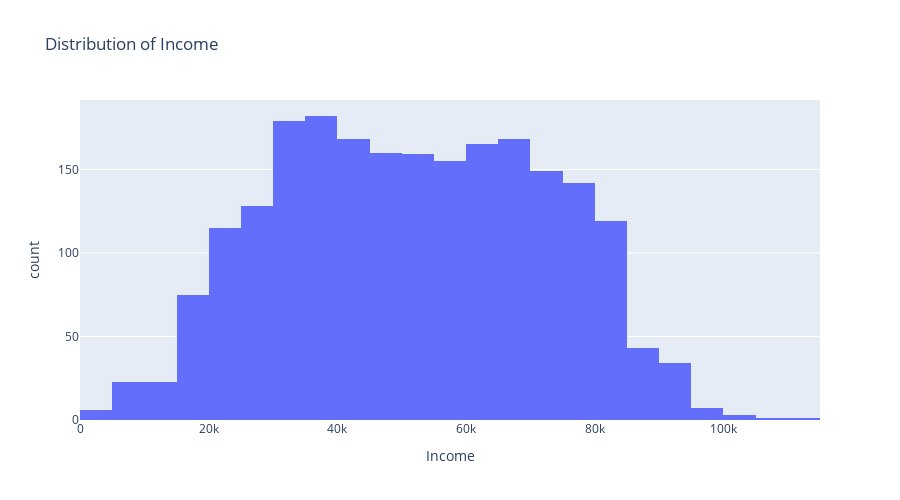
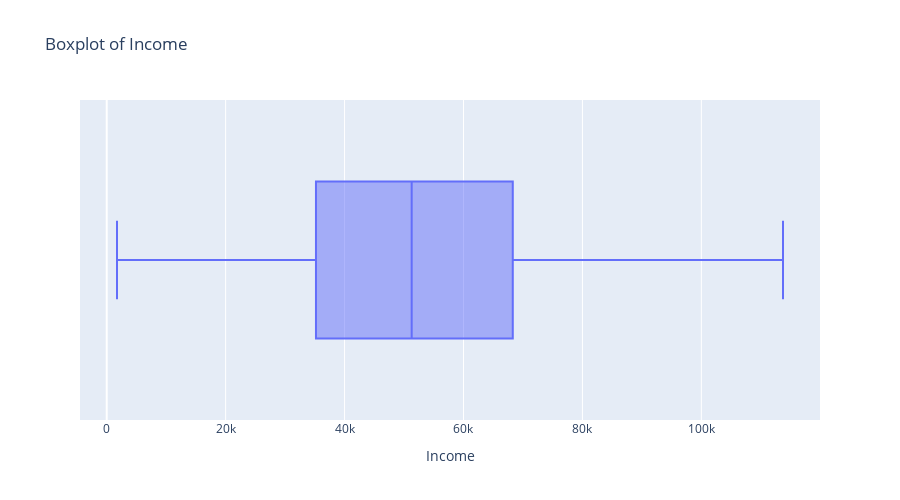

The code cell stored with these charts, in order, in its notebook:
### Markdown cell above
- What is the distribution of customer income?

### Code cell
import plotly.express as px

# Assuming 'Income' is the column name for income data in your market_data DataFrame
fig = px.histogram(market_data, x="Income", nbins=50, title="Distribution of Income")
fig.update_layout(width=WIDTH_PLOTLY, height=HEIGHT_PLOTLY)  # Set smaller dimensions
fig.show()

fig_box = px.box(market_data, x="Income", title="Boxplot of Income")
fig_box.update_layout(width=WIDTH_PLOTLY, height=HEIGHT_PLOTLY)  # Set smaller dimensions
fig_box.show()

### Figure 1 — Plotly figure (JSON) as saved in the notebook; plotly's stock layout.template omitted (floating-point values rounded to 4 significant figures; data arrays with more than 128 entries replaced by an {"elided": "..."} marker saying what was removed)
{"data": [{"alignmentgroup": "True", "bingroup": "x", "hovertemplate": "Income=%{x}<br>count=%{y}<extra></extra>", "legendgroup": "", "marker": {"color": "#636efa", "pattern": {"shape": ""}}, "name": "", "nbinsx": 50, "offsetgroup": "", "orientation": "v", "showlegend": false, "type": "histogram", "x": {"elided": "2205 int values"}, "xaxis": "x", "yaxis": "y"}], "layout": {"barmode": "relative", "height": 500, "legend": {"tracegroupgap": 0}, "title": {"text": "Distribution of Income"}, "width": 900, "xaxis": {"anchor": "y", "domain": [0, 1], "title": {"text": "Income"}}, "yaxis": {"anchor": "x", "domain": [0, 1], "title": {"text": "count"}}}}

### Figure 2 — Plotly figure (JSON) as saved in the notebook; plotly's stock layout.template omitted (floating-point values rounded to 4 significant figures; data arrays with more than 128 entries replaced by an {"elided": "..."} marker saying what was removed)
{"data": [{"alignmentgroup": "True", "hovertemplate": "Income=%{x}<extra></extra>", "legendgroup": "", "marker": {"color": "#636efa"}, "name": "", "notched": false, "offsetgroup": "", "orientation": "h", "showlegend": false, "type": "box", "x": {"elided": "2205 int values"}, "x0": " ", "xaxis": "x", "y0": " ", "yaxis": "y"}], "layout": {"boxmode": "group", "height": 500, "legend": {"tracegroupgap": 0}, "title": {"text": "Boxplot of Income"}, "width": 900, "xaxis": {"anchor": "y", "domain": [0, 1], "title": {"text": "Income"}}, "yaxis": {"anchor": "x", "domain": [0, 1]}}}
